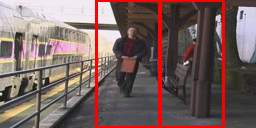
%> input picture frame1.png, 256 x 128 px
$ octave opt_run.m   (GNU Octave 9; MATLAB toolbox functions it lacks are replaced by stand-ins)
%> lines starting %> are read from the running program, lines starting %| are printed output that depends on the picture; in (x1, y1, x2, y2) boxes, pixels count from 0 and x2, y2 are one past the last pixel; in counts of white or black regions, pixels touching at a corner belong together; the program's own positions count from 1
%> further down, img1 is the input picture: size 128x256x3 uint8; mean R, G, B 120.1, 98.7, 96.2
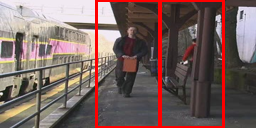
%> input picture frame2.png, 256 x 128 px
%> further down, img2 is the input picture: size 128x256x3 uint8; mean R, G, B 119.7, 98.8, 95.6
### opticalFlow.m
%Function opticalFlow
% This function calculates dense optical flow from two input
% image I1 and I2.
% Author:   Zhongze Hu
% Email:    myfrankhu@foxmail.com
% Created:  11/19/2015
% Modified: 11/19/2015

function [u, v, hitMap] = opticalFlow(I1, I2, windowSize, tau)
%> called with windowSize = 29, tau = 0.015
    I1 = (I1 - min(I1(:)))./(max(I1(:))-min(I1(:)));
    I2 = (I2 - min(I2(:)))./(max(I2(:))-min(I2(:)));
    [H,W] = size(I1);
%> H = 120; W = 175
    hitMap = zeros(size(I1));
    u = zeros(size(I1));
    v = zeros(size(I1));
    w = (windowSize-1)/2;
    dx = [-1 0 1]./2;
    dy = dx';
    IX = imfilter(I1,dx,'replicate','same');
    IY = imfilter(I1,dy,'replicate','same');
    for i = 1:H
       for j = 1:W
           Ix = IX(max(1,i-w):min(H,i+w),max(1,j-w):min(W,j+w));
           Iy = IY(max(1,i-w):min(H,i+w),max(1,j-w):min(W,j+w));
           It = I1(max(1,i-w):min(H,i+w),max(1,j-w):min(W,j+w))-I2(max(1,i-w):min(H,i+w),max(1,j-w):min(W,j+w));
           b = [sum(sum(It.*Ix));sum(sum(It.*Iy))];
           G = [sum(sum(Ix.^2)),sum(sum(Ix.*Iy));...
                sum(sum(Ix.*Iy)),sum(sum(Iy.^2))];
           t = G(1,1)+G(2,2);
           d = G(1,1)*G(2,2)-G(1,2)*G(2,1);
           e1 = t/2 + sqrt((t^2)/4-d);
           e2 = t/2 - sqrt((t^2)/4-d);
           if(e2 < tau || e1/e2 > 10)
              continue;
           end
           hitMap(i,j) = 1;
           flow = G\b;
           u(i,j) = flow(1);
           v(i,j) = flow(2);
       end
    end
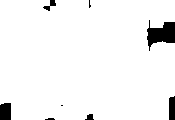
%> hitMap: size 120x175 double; values 0 (black) and 1 (white), 95.5% white; 8 black regions (3 under 20 px), largest, box (x1, y1, x2, y2) and area: (147, 20, 175, 51) 497, (0, 103, 11, 120) 182, (169, 96, 175, 120) 138, (43, 0, 56, 11) 58, (85, 114, 94, 120) 37
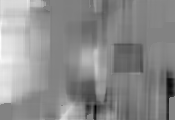
%> u: size 120x175 double; min -0.627, max 0.601, mean 0.049; drawn with min black and max white
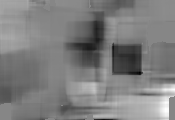
%> v: size 120x175 double; min -0.645, max 0.581, mean -0.0356; drawn with min black and max white
end

### pyramidInit.m
%Function pyramid
% This function init pyramidal representation of
% input images
% Author:   Zhongze Hu
% Email:    myfrankhu@foxmail.com
% Created:  11/21/2015
% Modified: 11/22/2015

function [ Ia, Ib ] = pyramidInit( I1, I2, p_level)
%> called with p_level = 3
    Ia = {I1};
%> Ia = 1 item
    Ib = {I2};
%> Ib = 1 item
    if p_level > 1
        for k = 2:p_level
            Ia{k} = impyramid( Ia{k-1}, 'reduce' );
            Ib{k} = impyramid( Ib{k-1}, 'reduce' );
        end
%> after the loop, Ia = 3 items; Ib = 3 items
    end
end

### LK_pyramid.m
%Function LK_pyramid
% This function calculates LK pyramidal optical flow from two
% input image I1 and I2.
% Author:   Zhongze Hu
% Email:    myfrankhu@foxmail.com
% Created:  11/19/2015
% Modified: 11/22/2015

function [u,v] = LK_pyramid(I1,I2,P_level,N_iter,windowSize,tau)
    % Normalize images to 0-1
    I1 = (I1 - min(I1(:)))./(max(I1(:))-min(I1(:)));
    I2 = (I2 - min(I2(:)))./(max(I2(:))-min(I2(:)));
    w = (windowSize-1)/2;

    % get the pyramidal representation of input images I1 and I2
    [Ia Ib] = pyramidInit(I1,I2,P_level);
%> Ia = 3 items; Ib = 3 items

    u = zeros(size(Ia{P_level}));
%> u: size 30x44 double; every value is 0
    v = u;
    for l = P_level:-1:1
        fprintf('Pyramid level: %d\n',l);
        I1 = expandBorder(Ia{l},w);
        for iter = 1:N_iter
            fprintf('\tIteration %d\n',iter);
            I2 = expandBorder(Ib{l},w);
            us = expandBorder(u,w);
            vs = expandBorder(v,w);
            I2 = imShift(us,vs,I2);
            [ut vt] = opticalFlow(I1,I2,windowSize,tau);
            u = u + ut(w+1:size(ut,1)-w,w+1:size(ut,2)-w);
            v = v + vt(w+1:size(vt,1)-w,w+1:size(vt,2)-w);
        end
        if(l > 1)
            u = imresize(2.*u,size(Ia{l-1}),'bilinear');
            v = imresize(2.*v,size(Ia{l-1}),'bilinear');
        end
    end
%> this loop made 3 passes
%| 	Iteration 1
%| 	Iteration 2
%| 	Iteration 3
%| 	Iteration 1
%| 	Iteration 2
%| 	Iteration 3
%| 	Iteration 1
%| 	Iteration 2
%| 	Iteration 3
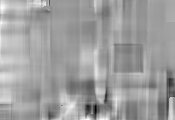
%> u: size 120x175 double; min -1.67, max 1.07, mean 0.038; drawn with min black and max white
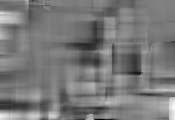
%> v: size 120x175 double; min -1.56, max 1.67, mean -0.0239; drawn with min black and max white
end

### expandBorder.m
%Function expandBorder
% This function expand image border in replicate manner
% Author:   Zhongze Hu
% Email:    myfrankhu@foxmail.com
% Created:  11/21/2015
% Modified: 11/22/2015

function  Iout  = expandBorder( I, bordSize )

    Iout = zeros(size(I)+2*bordSize);
    Iout(bordSize+1:size(I,1)+bordSize, bordSize+1:size(I,2)+bordSize) = I;
    Iout(bordSize+1:size(Iout,1)-bordSize,1:bordSize) = repmat(I(1:size(I,1),1),1,bordSize);
    Iout(bordSize+1:size(Iout,1)-bordSize,size(Iout,2)-bordSize+1:size(Iout,2)) = ...
        repmat(I(1:size(I,1),size(I,2)),1,bordSize);
    Iout(1:bordSize,:) = repmat(Iout(bordSize+1,:),bordSize,1);
    Iout(size(Iout,1)-bordSize+1:size(Iout,1),:) = repmat(Iout(size(I,1)+bordSize,:),bordSize,1);

end

### opt_run.m
img1=imread('frame1.png');
img2=imread('frame2.png');
img1=imresize(img1, [120 175]);
img2=imresize(img2,[120 175]);
Human1 = double(rgb2gray(img1));
Human2 = double(rgb2gray(img2));

I1 = Human1;
I2 = Human2;
figure;
[u,v,hitMap] = opticalFlow(double(I1),double(I2),29,0.015);
[y,x] = meshgrid(1:3:size(I1,1),1:3:size(I1,2));
subplot(1,2,1); imshow(img2), hold on,quiver(x',y',u(1:3:size(I1,1),1:3:size(I1,2)),v(1:3:size(I1,1),1:3:size(I1,2)));
axis([0,size(I1,2),0,size(I1,1)]);
title({'(a) Result of dense optical flow on human sequence','windowsize: 29'});
[u,v] = LK_pyramid(I1,I2,3,3,29,0.015);
subplot(1,2,2); imshow(img2),hold on,quiver(x',y',u(1:3:size(I1,1),1:3:size(I1,2)),v(1:3:size(I1,1),1:3:size(I1,2)));
axis([0,size(I1,2),0,size(I1,1)]);
title({'(a) Result of LK optical flow on human sequence','windowsize: 29'});
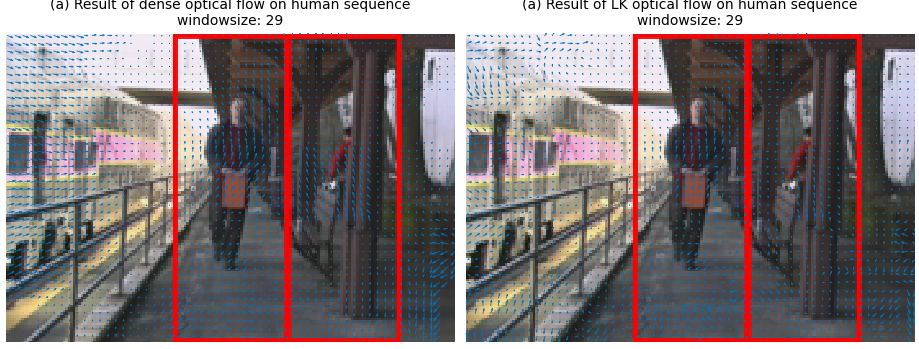
%> figure redrawn from the program's plot data, 2 panels
